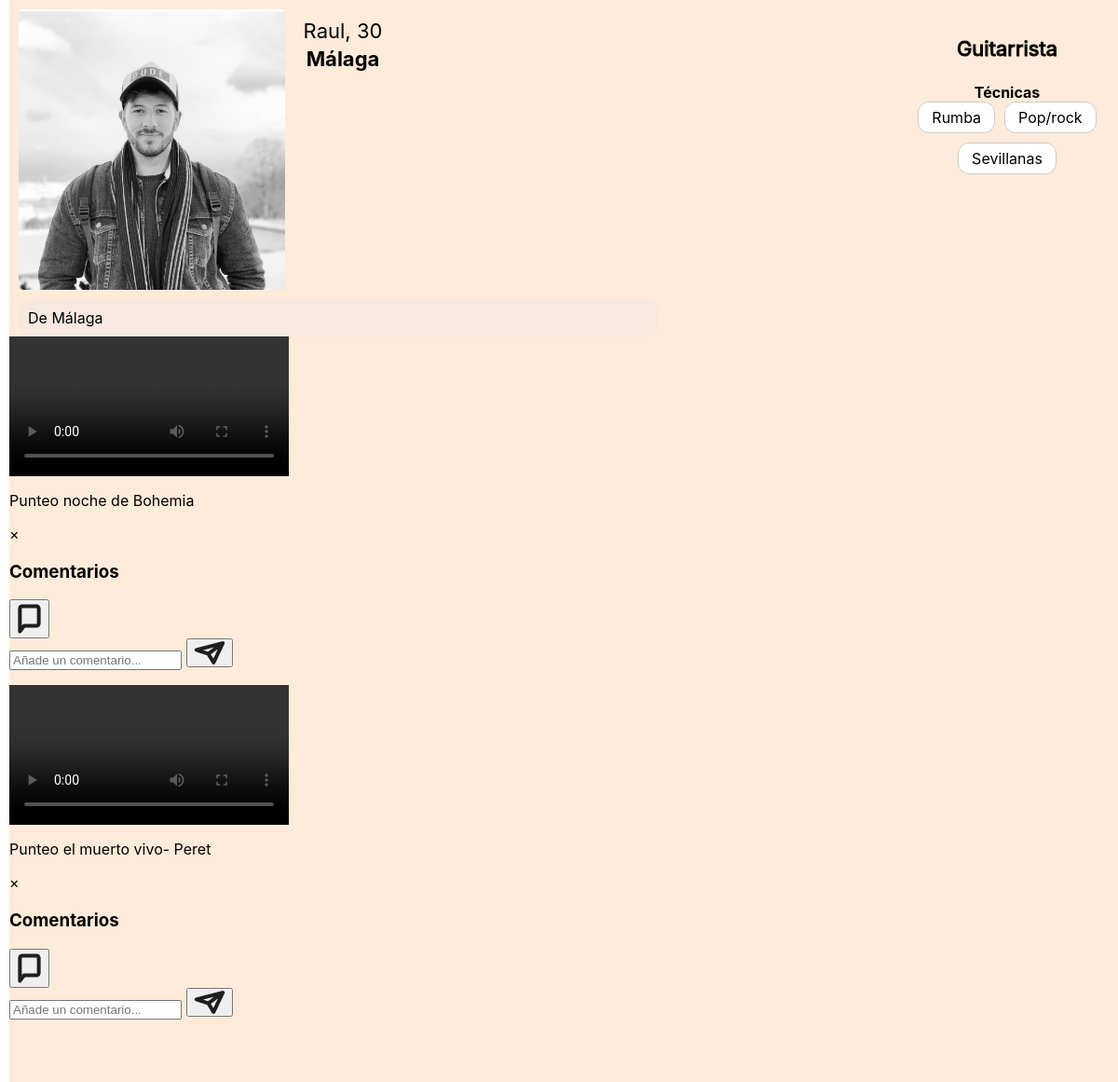
Screenshot of /central/otroPerfil.php?id=18 with the database file from the repository.
### tables this page shows
CREATE TABLE `usuario` (
  `id_usuario` int(11) NOT NULL,
  `nombre` varchar(30) NOT NULL,
  `apellidos` varchar(50) NOT NULL,
  `nombre_usuario` varchar(30) NOT NULL,
  `pass` varchar(255) NOT NULL,
  `edad` int(11) NOT NULL,
  `localidad` varchar(50) NOT NULL,
  `instrumento` varchar(30) NOT NULL,
  `gustos` text NOT NULL,
  `nivel` varchar(30) NOT NULL,
  `foto_perfil` varchar(255) DEFAULT NULL,
  `biografia` text NOT NULL DEFAULT '',
  `tecnicas` text DEFAULT ''
);

CREATE TABLE `video` (
  `id_video` int(11) NOT NULL,
  `id_usuario` int(11) NOT NULL,
  `descripcion` text DEFAULT NULL,
  `url_video` varchar(255) NOT NULL,
  `fecha_subida` datetime DEFAULT current_timestamp()
);

### central/otroPerfil.php (the view, shortened to what this page needs)
<?php
include('../conexion.php');
$perfil_id = intval($_GET['id']);
$sql = "SELECT * FROM usuario WHERE id_usuario = ?";
$stmt = $conn->prepare($sql);
$stmt->bind_param("i", $perfil_id);
$stmt->execute();
$result = $stmt->get_result();
$usuario = $result->fetch_assoc();
$foto = !empty($usuario['foto_perfil']) ? '/unisono/uploads/' . $usuario['foto_perfil'] : '/unisono/iconos/perfil.png';
$edad = isset($usuario['edad']) && $usuario['edad'] !== null ? intval($usuario['edad']) : 'N/D';
?>
<link rel="stylesheet" href="../css/otroPerfil.css" />
<div class="contenedor-perfil">
    <div class="fila-superior">
        <div class="columna-izquierda">
            <div class="info-otroperfil">
                <img src="<?= htmlspecialchars($foto) ?>" alt="Foto de perfil" class="foto-otro">
                <div class="datos-usuario">
                    <div class="nombre-edad">
                        <?= htmlspecialchars($usuario['nombre']) ?>, <?= $edad ?>
                    </div>
                    <div class="municipio">
                        <?= htmlspecialchars($usuario['localidad'] ?? 'N/D') ?>
                    </div>
                </div>
            </div>
            <div class="biografiaotro">
                <?= nl2br(htmlspecialchars($usuario['biografia'])) ?>
            </div>
        </div>
<?php
$profesionales = [
    'guitarra' => 'Guitarrista',
    'bajo' => 'Bajista',
    'piano' => 'Pianista',
    'batería' => 'Baterista'
];
$instrumento = strtolower(trim($usuario['instrumento'] ?? ''));
$profesional = isset($profesionales[$instrumento]) ? $profesionales[$instrumento] : $usuario['instrumento'];
?>
<?php
$modoFeed = 'otroPerfil';
?>
        <div class="columna-derecha">
           <div class="instrumento-otro">
<p><span class="profesional-label"><?= htmlspecialchars($profesional) ?></span></p>
</div>
            <div class="tecnicas-otro">
    <h3>Técnicas</h3>
    <div class="grupo-etiquetas">
        <?php
        $tecnicas = [];
        if (!empty($usuario['tecnicas'])) {
            $tecnicas = json_decode($usuario['tecnicas'], true);
        }
        if (count($tecnicas) > 0):
            $max_visibles = 3;
            foreach ($tecnicas as $i => $tecnica):
        ?>
            <span class="etiqueta<?= $i >= $max_visibles ? ' oculta' : '' ?>">
                <?= htmlspecialchars($tecnica) ?>
            </span>
        <?php
            endforeach;
        ?>
        <?php
        else:
        ?>
            <span class="etiqueta">Por registrar</span>
        <?php endif; ?>
    </div>
</div>
        </div>
    </div>
<div class="feed">
    <div class="publicaciones-otro">
    <?php
    $perfilIDParaFeed = $perfil_id;
    include('feed.php');
    ?>
    </div>

### central/feed.php (shortened to what this page needs)
<?php
include_once(__DIR__ . '/../conexion.php');
switch ($modoFeed) {
    case 'otroPerfil':
        $sql = "SELECT v.*, u.nombre, u.apellidos, u.foto_perfil
                FROM video v
                JOIN usuario u ON v.id_usuario = u.id_usuario
                WHERE v.id_usuario = ?
                ORDER BY v.fecha_subida DESC";
        $parametros = [$perfilIDParaFeed];
        $tipos_param = "i";
        break;
}
$stmt = $conn->prepare($sql);
$stmt->bind_param($tipos_param, ...$parametros);
$stmt->execute();
$result = $stmt->get_result();
?>
<div class="feed">
    <?php while ($video = $result->fetch_assoc()): ?>
<div class="post" id="video-<?php echo $video['id_video']; ?>">
            <div class="video-contenido">
                <video src="/unisono/<?php echo htmlspecialchars($video['url_video']); ?>" controls controlsList="nodownload"></video>
                <?php if (!empty($video['descripcion'])): ?>
                    <p class="descripcion-video"><?php echo nl2br(htmlspecialchars($video['descripcion'])); ?></p>
                <?php endif; ?>
            </div>
<div id="modal-comentarios" class="modal oculto">
    <div class="modal-contenido">
        <span class="cerrar" onclick="cerrarModalComentarios()">&times;</span>
        <h3>Comentarios</h3>
    </div>
</div>
            <div class="acciones">
    <div class="comentario-header">
<button class="btn-comentarios" data-id="<?php echo $video['id_video']; ?>">
    <img src="/unisono/iconos/coment.png" alt="Ver comentarios" class="icono-comentario">
</button>
        <form class="form-comentario" method="POST" action="/unisono/central/comentar.php">
            <input type="text" name="comentario" placeholder="Añade un comentario..." required>
<button type="submit" class="btn-enviar">
    <img src="/unisono/iconos/send.png" alt="Enviar" class="icono-enviar">
</button>
        </form>
    </div>
</div>
        </div>
    <?php endwhile; ?>
</div>
    </div>
</div>

### css/otroPerfil.css (style rules this page uses)
.fila-superior { display: flex; background: #ffebd9; width: calc(100% - 10px); flex-wrap: nowrap; box-sizing: border-box; height: auto; margin-left: 10px; }
.columna-izquierda { display: flex; flex-direction: column; flex: 0 0 80%; background: #ffebd9; padding-left: 0; margin-left: 0; height: auto; }
.foto-otro { margin-top: 10px; width: 30%; margin-left: 10px; height: auto; border-radius: 4px; object-fit: cover; }
.biografiaotro { text-align: left; padding: 10px; display: block; margin-top: 10px; background: #f7e9de; border-radius: 12px; margin-left: 10px; height: auto; width: 70%; }
.info-otroperfil { width: 100%; display: flex; align-items:start; align-content: flex-start; gap: 20px; background: #ffebd9; flex-direction: row; margin: 0; }
.datos-usuario { margin-top: 20px; display: flex; align-items: center; flex-direction: column; justify-content: center; }
.nombre-edad { color: #000; font-family: Inter; font-size: 22px; font-style: normal; font-weight: 400; line-height: normal; margin-bottom: 4px; }
.municipio { font-family: Inter; font-size: 22px; font-style: normal; font-weight: 700; line-height: normal; }
.columna-derecha { flex: 0 0 20%; display: flex; flex-direction: column; background: #ffebd9; width: calc(100% - 10px); height: auto; padding: 20px; box-sizing: border-box; align-items: center; }
.profesional-label { margin-top: 5px; display: flex; text-align: center; width: 122px; height: 32px; flex-direction: column; justify-content: center; flex-shrink: 0; color: #000; -webkit-text-stroke-width: 1px; -webkit-text-stroke-color: #000; font-family: Inter; font-size: 22px; font-style: normal; font-weight: 400; line-height: normal; }
.tecnicas-otro { width: 100%; max-width: 240px; text-align: center; }
.tecnicas-otro h3 { margin: 0; margin-top: 5px; font-size: 16px; }
.grupo-etiquetas { display: flex; flex-wrap: wrap; gap: 10px; justify-content: center; }
.etiqueta { padding: 6px 14px; border-radius: 12px; background: white; border: 1px solid #ccc; }
.publicaciones-otro { display: flex; background: #ffebd9; gap: 40px; width: calc(100% - 10px); flex-wrap: nowrap; box-sizing: border-box; height: 100%; margin-right: 0px; margin-left: 10px; }

### rows the page displays
usuario: foto_perfil (picture), nombre "Raul", edad "30", localidad "Málaga", biografia "De Málaga", instrumento "Guitarrista", tecnicas "Rumba", tecnicas "Pop/rock", tecnicas "Sevillanas"
video: descripcion "Punteo noche de Bohemia"
video: descripcion "Punteo el muerto vivo- Peret"
